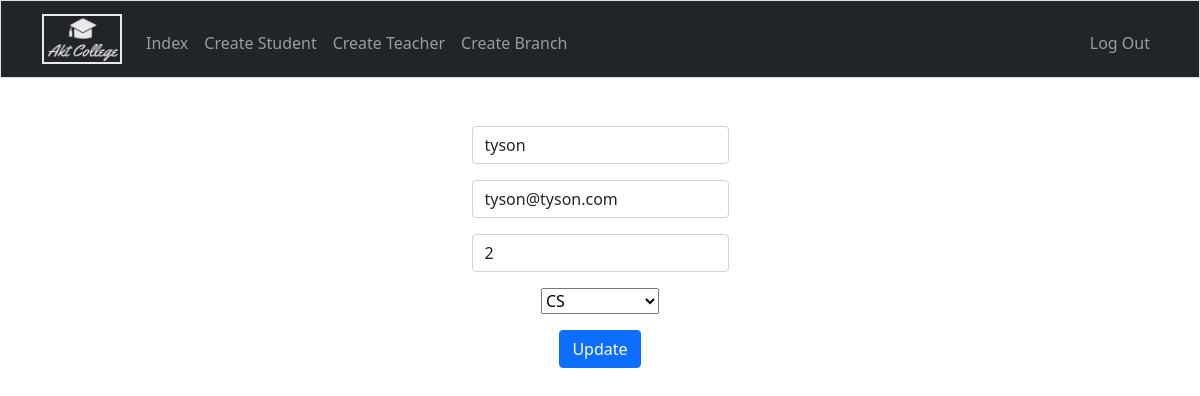
The page /studentupdate/2 (signed in) on the database its author committed.
### college/models.py (models this page shows)
class Student(models.Model):
    name = models.CharField(max_length=100, null=False)
    prn = models.IntegerField(null=False, unique=True)
    lectures_attended = models.IntegerField(default=0)
    total_lectures = models.IntegerField(default=0)
    branch = models.ForeignKey("Branch", models.CASCADE)
    username = models.CharField(max_length=100, null=False, unique=True)
    email = models.EmailField(null=True)

### college/views.py (the view)
# urls.py: path("studentupdate/<int:pk>", StudentUpdateView.as_view(), name="studentupdate"),
class StudentUpdateView(SuperUserRequiredMixin, UpdateView):
    model = Student
    template_name = "college/student_update_form.html"
    success_url = reverse_lazy("college:adminview")
    fields = ["name", "prn", "branch", "email"]

### accounts/views.py (called while the page is built)
    def test_func(self):
        return self.request.user.is_superuser

### college/models.py (called while the page is built)
    def __str__(self):
        return self.name

### college/templatetags/check.py (called while the page is built)
@register.filter
def isTeacher(user):
    isTeacher = False
    try:
        user = Teacher.objects.get(username = user)
        isTeacher = True
    except Exception:
        isTeacher = False
    return isTeacher

@register.filter
def isStudent(user):
    isStudent = False
    try:
        user = Student.objects.get(username = user)
        isStudent = True
    except Exception:
        isStudent = False
    return isStudent

### college/templates/college/student_update_form.html (shortened to what this page needs)
{% extends "college/layout.html" %}
{% block main %}
    <form action="" method="post">
        <div class="mb-3">
            {{ form.name }}
        </div>
        <div class="mb-3">
            {{ form.email }}
        </div>
        <div class="mb-3">
            {{ form.prn }}
        </div>
        <div class="mb-3 ">
            {{ form.branch }}
        </div>
        <button class="btn btn-primary" type="submit">Update</button>
    </form>
{% endblock %}

### rows shown on the page
Student: name "tyson", email "tyson@tyson.com", prn "2", branch "CS"
